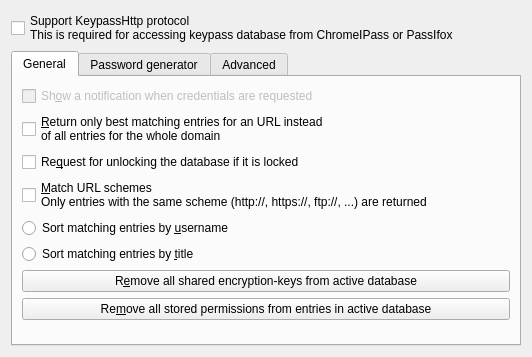
<?xml version="1.0" encoding="UTF-8"?>
<ui version="4.0">
 <class>OptionDialog</class>
 <widget class="QWidget" name="OptionDialog">
  <property name="geometry">
   <rect>
    <x>0</x>
    <y>0</y>
    <width>532</width>
    <height>357</height>
   </rect>
  </property>
  <property name="windowTitle">
   <string>Dialog</string>
  </property>
  <layout class="QVBoxLayout" name="verticalLayout">
   <item>
    <widget class="QCheckBox" name="enableHttpServer">
     <property name="text">
      <string>Support KeypassHttp protocol
This is required for accessing keypass database from ChromeIPass or PassIfox</string>
     </property>
    </widget>
   </item>
   <item>
    <widget class="QTabWidget" name="tabWidget">
     <property name="tabShape">
      <enum>QTabWidget::Rounded</enum>
     </property>
     <property name="currentIndex">
      <number>0</number>
     </property>
     <widget class="QWidget" name="tab">
      <attribute name="title">
       <string>General</string>
      </attribute>
      <layout class="QVBoxLayout" name="verticalLayout_2">
       <item>
        <widget class="QCheckBox" name="showNotification">
         <property name="enabled">
          <bool>false</bool>
         </property>
         <property name="text">
          <string>Sh&amp;ow a notification when credentials are requested</string>
         </property>
         <property name="checked">
          <bool>false</bool>
         </property>
        </widget>
       </item>
       <item>
        <widget class="QCheckBox" name="bestMatchOnly">
         <property name="text">
          <string>&amp;Return only best matching entries for an URL instead
of all entries for the whole domain</string>
         </property>
        </widget>
       </item>
       <item>
        <widget class="QCheckBox" name="unlockDatabase">
         <property name="text">
          <string>Re&amp;quest for unlocking the database if it is locked</string>
         </property>
        </widget>
       </item>
       <item>
        <widget class="QCheckBox" name="matchUrlScheme">
         <property name="text">
          <string>&amp;Match URL schemes
Only entries with the same scheme (http://, https://, ftp://, ...) are returned</string>
         </property>
        </widget>
       </item>
       <item>
        <widget class="QRadioButton" name="sortByUsername">
         <property name="text">
          <string>Sort matching entries by &amp;username</string>
         </property>
        </widget>
       </item>
       <item>
        <widget class="QRadioButton" name="sortByTitle">
         <property name="text">
          <string>Sort matching entries by &amp;title</string>
         </property>
        </widget>
       </item>
       <item>
        <widget class="QPushButton" name="removeSharedEncryptionKeys">
         <property name="text">
          <string>R&amp;emove all shared encryption-keys from active database</string>
         </property>
        </widget>
       </item>
       <item>
        <widget class="QPushButton" name="removeStoredPermissions">
         <property name="text">
          <string>Re&amp;move all stored permissions from entries in active database</string>
         </property>
        </widget>
       </item>
       <item>
        <spacer name="verticalSpacer_2">
         <property name="orientation">
          <enum>Qt::Vertical</enum>
         </property>
         <property name="sizeHint" stdset="0">
          <size>
           <width>20</width>
           <height>40</height>
          </size>
         </property>
        </spacer>
       </item>
      </layout>
     </widget>
     <widget class="QWidget" name="tab_3">
      <attribute name="title">
       <string>Password generator</string>
      </attribute>
      <layout class="QVBoxLayout" name="verticalLayout_4">
       <item>
        <widget class="HttpPasswordGeneratorWidget" name="passwordGenerator" native="true"/>
       </item>
       <item>
        <spacer name="verticalSpacer_3">
         <property name="orientation">
          <enum>Qt::Vertical</enum>
         </property>
         <property name="sizeHint" stdset="0">
          <size>
           <width>20</width>
           <height>40</height>
          </size>
         </property>
        </spacer>
       </item>
      </layout>
     </widget>
     <widget class="QWidget" name="tab_2">
      <attribute name="title">
       <string>Advanced</string>
      </attribute>
      <layout class="QVBoxLayout" name="verticalLayout_3">
       <item>
        <widget class="QLabel" name="label">
         <property name="font">
          <font>
           <weight>75</weight>
           <bold>true</bold>
          </font>
         </property>
         <property name="styleSheet">
          <string notr="true">color: rgb(255, 0, 0);</string>
         </property>
         <property name="text">
          <string>Activate the following only, if you know what you are doing!</string>
         </property>
        </widget>
       </item>
       <item>
        <widget class="QCheckBox" name="alwaysAllowAccess">
         <property name="text">
          <string>Always allow &amp;access to entries</string>
         </property>
        </widget>
       </item>
       <item>
        <widget class="QCheckBox" name="alwaysAllowUpdate">
         <property name="text">
          <string>Always allow &amp;updating entries</string>
         </property>
        </widget>
       </item>
       <item>
        <widget class="QCheckBox" name="searchInAllDatabases">
         <property name="text">
          <string>Searc&amp;h in all opened databases for matching entries</string>
         </property>
        </widget>
       </item>
       <item>
        <widget class="QLabel" name="label_3">
         <property name="text">
          <string>Only the selected database has to be connected with a client!</string>
         </property>
         <property name="indent">
          <number>30</number>
         </property>
        </widget>
       </item>
       <item>
        <widget class="QCheckBox" name="supportKphFields">
         <property name="text">
          <string>&amp;Return also advanced string fields which start with &quot;KPH: &quot;</string>
         </property>
        </widget>
       </item>
       <item>
        <widget class="QLabel" name="label_2">
         <property name="text">
          <string>Automatic creates or updates are not supported for string fields!</string>
         </property>
         <property name="indent">
          <number>30</number>
         </property>
        </widget>
       </item>
       <item>
        <layout class="QHBoxLayout" name="horizontalLayout">
         <item>
          <widget class="QLabel" name="label_5">
           <property name="sizePolicy">
            <sizepolicy hsizetype="Preferred" vsizetype="Preferred">
             <horstretch>0</horstretch>
             <verstretch>0</verstretch>
            </sizepolicy>
           </property>
           <property name="text">
            <string>HTTP Host:</string>
           </property>
          </widget>
         </item>
         <item>
          <widget class="QLineEdit" name="httpHost">
           <property name="placeholderText">
            <string>Default host: localhost</string>
           </property>
          </widget>
         </item>
        </layout>
       </item>
       <item>
        <layout class="QHBoxLayout" name="horizontalLayout">
         <item>
          <widget class="QLabel" name="label_4">
           <property name="sizePolicy">
            <sizepolicy hsizetype="Preferred" vsizetype="Preferred">
             <horstretch>0</horstretch>
             <verstretch>0</verstretch>
            </sizepolicy>
           </property>
           <property name="text">
            <string>HTTP Port:</string>
           </property>
          </widget>
         </item>
         <item>
          <widget class="QLineEdit" name="httpPort">
           <property name="inputMask">
            <string notr="true">d0000</string>
           </property>
           <property name="placeholderText">
            <string>Default port: 19455</string>
           </property>
          </widget>
         </item>
        </layout>
       </item>
       <item>
        <spacer name="verticalSpacer">
         <property name="orientation">
          <enum>Qt::Vertical</enum>
         </property>
         <property name="sizeHint" stdset="0">
          <size>
           <width>20</width>
           <height>40</height>
          </size>
         </property>
        </spacer>
       </item>
      </layout>
     </widget>
    </widget>
   </item>
  </layout>
 </widget>
 <customwidgets>
  <customwidget>
   <class>HttpPasswordGeneratorWidget</class>
   <extends>QWidget</extends>
   <header>http/HttpPasswordGeneratorWidget.h</header>
   <container>1</container>
  </customwidget>
 </customwidgets>
 <resources/>
 <connections/>
</ui>
